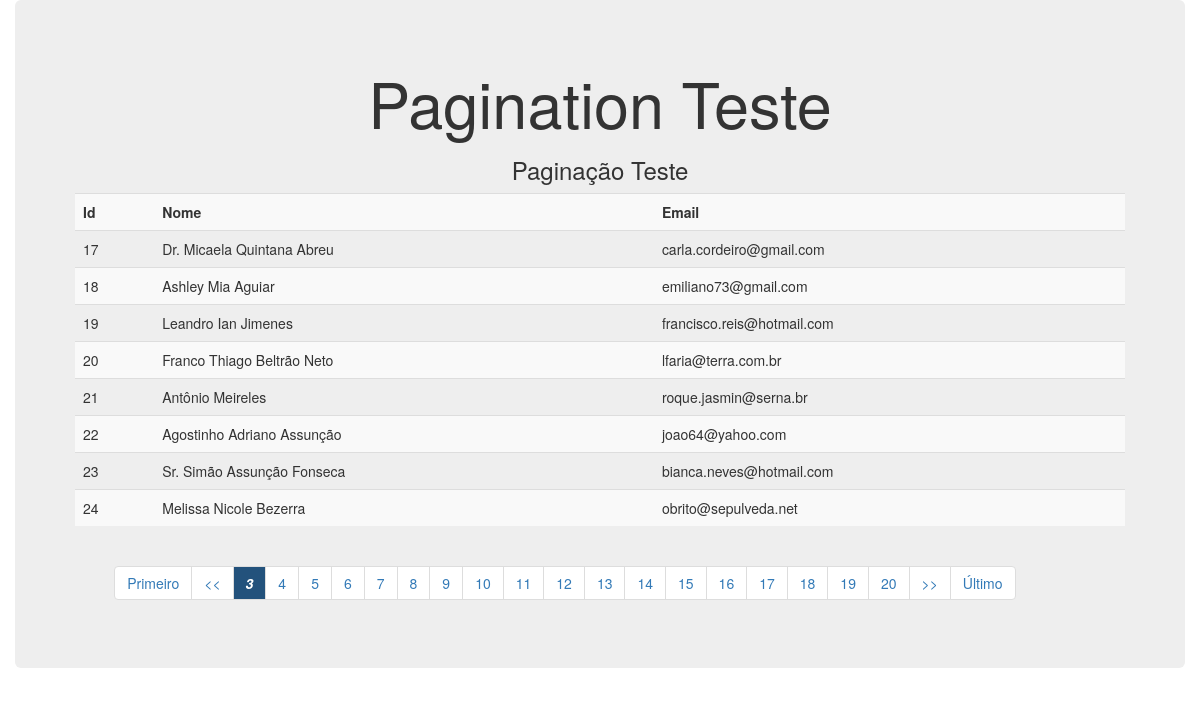
Page /index.php?offset=16&page=3 on the committed database.
### tables this page shows
CREATE TABLE `clientes` (
  `id` int(11) NOT NULL AUTO_INCREMENT,
  `nome` varchar(50) NOT NULL,
  `email` varchar(50) DEFAULT NULL,
  PRIMARY KEY (`id`)
);

### Pagination.class.php (the view)
<?php
class Pagination{
	private $limitPerPage;
	private $databaseTableName;
	private $db;
	private $first='Primeiro';
	private $last='Último';
	private $linksPerPage = 18;
	public function __construct($db,$limitPerPage,$databaseTableName){
		$this->db= $db;
		$this->limitPerPage= $limitPerPage;
		$this->databaseTableName= $databaseTableName;
	}
	private function rowCount(){
		$sql="SELECT COUNT(*) FROM ". $this->databaseTableName;
		$prepared= $this->db->prepare($sql);
		$prepared->execute();
		return (int)$prepared->fetch()[0];
	}
	private function printNavBar(){
		$num = $this->rowCount();
		return $this->getNavBar($num);
	}
	private function getNavBar($num){
		$offset= (isset($_GET['offset'])) ? $_GET['offset'] : 0;
		$currentPage= (isset($_GET['page'])) ? $_GET['page'] : 1;
		$prevBtn= (isset($_GET['offset'])) ? $_GET['offset'] - $this->limitPerPage : 0;
		$navBar= "<ul class='pagination'>";
		$navBar.= "<li> <a href='" . $_SERVER['PHP_SELF'] . "?offset=0&amp;page=1" ."'> $this->first </a> </li>";
		$navBar.= (isset($_GET['offset']) && $_GET['offset'] > 0) ? " <li><a href='".$_SERVER['PHP_SELF']. "?offset=". $prevBtn ."&amp;page=". ($currentPage - 1) ."'> << </a> </li>" : "";
		for($i= $currentPage; $i<ceil( ($currentPage + $this->linksPerPage));  $i++){
			$current= (($i-1) * $this->limitPerPage);
			$style = ($current == $offset)? "color:white; font-weight:bold; font-style:italic; background-color:#23527c" :"";
			if ($i <= ceil($num/$this->limitPerPage)) {
				$navBar.= "<li ><a style='$style' href='". $_SERVER['PHP_SELF'] . "?offset=". (($i-1) * $this->limitPerPage) ."&amp;page=$i". "'>" . $i ."</a>" ."&nbsp;</li>";
			}
		}
		$nextBtn=(isset($_GET['offset'])) ? $_GET['offset'] + $this->limitPerPage : $this->limitPerPage;
		$navBar.=((isset($_GET['offset'])) && ($_GET['offset'] + $this->limitPerPage < $num)) ? "<li><a href='".$_SERVER['PHP_SELF']. "?offset=". $nextBtn."&amp;page=". ($currentPage + 1) ."'> >> </a></li>" : " " ;
		$navBar.="<li> <a href='" . $_SERVER['PHP_SELF'] . "?offset=" . ((($num/$this->limitPerPage)-1) * $this->limitPerPage) ."&amp;page=". (ceil($num/$this->limitPerPage)) ."'> $this->last </a> </li> </ul>";
		return (string) $navBar;
	}
	public function paginate($field1, $field2, $field3, $sub_title){
		$output="<table class='table table-striped'>
					<thead>
						<tr class='text-center;'><h3>$sub_title</h3></tr>
					</thead>";
		$offset=(isset($_GET['offset'])) ? $_GET['offset'] : 0;
		$sql= " SELECT * FROM " . $this->databaseTableName. " ORDER BY id ASC " . " LIMIT " . $this->limitPerPage . " OFFSET ". $offset ;
		$prepared=$this->db->prepare($sql);
		$prepared->execute();
		$output .="
				<tr>
					<td class=\"text-left\"><b> ".ucfirst($field1)."</td>
					<td class=\"text-left\"><b> ".ucfirst($field2)." </td>
					<td class=\"text-left\"><b> ".ucfirst($field3)." </td>
				</tr>
		";
		while ($valid = $prepared->fetch(PDO::FETCH_ASSOC)){
			$output .="
					<tr>
						<td class=\"text-left\"> $valid[$field1] </td>
						<td class=\"text-left\"> $valid[$field2] </td>
						<td class=\"text-left\"> $valid[$field3] </td>
					</tr>
				";
		}
		$output.="</table>";
		$output .= $this->printNavBar();
		return $output;
	}
}

### rows in the picture
clientes: id "17", nome "Dr. Micaela Quintana Abreu", email "carla.cordeiro@gmail.com"
clientes: id "18", nome "Ashley Mia Aguiar", email "emiliano73@gmail.com"
clientes: id "19", nome "Leandro Ian Jimenes", email "francisco.reis@hotmail.com"
clientes: id "20", nome "Franco Thiago Beltrão Neto", email "lfaria@terra.com.br"
clientes: id "21", nome "Antônio Meireles", email "roque.jasmin@serna.br"
clientes: id "22", nome "Agostinho Adriano Assunção", email "joao64@yahoo.com"
clientes: id "23", nome "Sr. Simão Assunção Fonseca", email "bianca.neves@hotmail.com"
clientes: id "24", nome "Melissa Nicole Bezerra", email "obrito@sepulveda.net"

### other values in the picture
$sub_title "Paginação Teste"
$field1 "Id"
$field2 "Nome"
$field3 "Email"
$this->first "Primeiro"
$this->last "Último"
